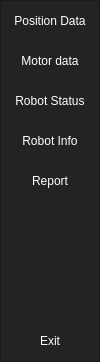
        <widget class="QFrame" name="frame_left_menu">
         <property name="minimumSize">
          <size>
           <width>100</width>
           <height>0</height>
          </size>
         </property>
         <property name="maximumSize">
          <size>
           <width>100</width>
           <height>16777215</height>
          </size>
         </property>
         <property name="styleSheet">
          <string notr="true">background-color: rgb(35, 35, 35);</string>
         </property>
         <property name="frameShape">
          <enum>QFrame::StyledPanel</enum>
         </property>
         <property name="frameShadow">
          <enum>QFrame::Raised</enum>
         </property>
         <layout class="QVBoxLayout" name="verticalLayout_2">
          <property name="leftMargin">
           <number>0</number>
          </property>
          <property name="topMargin">
           <number>0</number>
          </property>
          <property name="rightMargin">
           <number>0</number>
          </property>
          <property name="bottomMargin">
           <number>0</number>
          </property>
          <item>
           <widget class="QFrame" name="frame_top_menus">
            <property name="frameShape">
             <enum>QFrame::NoFrame</enum>
            </property>
            <property name="frameShadow">
             <enum>QFrame::Raised</enum>
            </property>
            <layout class="QVBoxLayout" name="verticalLayout_4">
             <property name="spacing">
              <number>0</number>
             </property>
             <property name="leftMargin">
              <number>0</number>
             </property>
             <property name="topMargin">
              <number>0</number>
             </property>
             <property name="rightMargin">
              <number>0</number>
             </property>
             <property name="bottomMargin">
              <number>0</number>
             </property>
             <item>
              <widget class="QPushButton" name="btn_pos_data">
               <property name="minimumSize">
                <size>
                 <width>0</width>
                 <height>40</height>
                </size>
               </property>
               <property name="styleSheet">
                <string notr="true">QPushButton {
	color: rgb(255, 255, 255);
	background-color: rgb(35, 35, 35);
	border: 0px solid;
}
QPushButton:hover {
	background-color: rgb(85, 170, 255);
}</string>
               </property>
               <property name="text">
                <string>Position Data</string>
               </property>
              </widget>
             </item>
             <item>
              <widget class="QPushButton" name="btn_mot_data">
               <property name="minimumSize">
                <size>
                 <width>0</width>
                 <height>40</height>
                </size>
               </property>
               <property name="styleSheet">
                <string notr="true">QPushButton {
	color: rgb(255, 255, 255);
	background-color: rgb(35, 35, 35);
	border: 0px solid;
}
QPushButton:hover {
	background-color: rgb(85, 170, 255);
}</string>
               </property>
               <property name="text">
                <string>Motor data</string>
               </property>
              </widget>
             </item>
             <item>
              <widget class="QPushButton" name="btn_status">
               <property name="minimumSize">
                <size>
                 <width>0</width>
                 <height>40</height>
                </size>
               </property>
               <property name="cursor">
                <cursorShape>ArrowCursor</cursorShape>
               </property>
               <property name="styleSheet">
                <string notr="true">QPushButton {
	color: rgb(255, 255, 255);
	background-color: rgb(35, 35, 35);
	border: 0px solid;
}
QPushButton:hover {
	background-color: rgb(85, 170, 255);
}</string>
               </property>
               <property name="text">
                <string>Robot Status</string>
               </property>
              </widget>
             </item>
             <item>
              <widget class="QPushButton" name="btn_rob_info">
               <property name="minimumSize">
                <size>
                 <width>0</width>
                 <height>40</height>
                </size>
               </property>
               <property name="styleSheet">
                <string notr="true">QPushButton {
	color: rgb(255, 255, 255);
	background-color: rgb(35, 35, 35);
	border: 0px solid;
}
QPushButton:hover {
	background-color: rgb(85, 170, 255);
}</string>
               </property>
               <property name="text">
                <string>Robot Info</string>
               </property>
              </widget>
             </item>
             <item>
              <widget class="QPushButton" name="btn_report">
               <property name="minimumSize">
                <size>
                 <width>0</width>
                 <height>40</height>
                </size>
               </property>
               <property name="styleSheet">
                <string notr="true">QPushButton {
	color: rgb(255, 255, 255);
	background-color: rgb(35, 35, 35);
	border: 0px solid;
}
QPushButton:hover {
	background-color: rgb(85, 170, 255);
}</string>
               </property>
               <property name="text">
                <string>Report</string>
               </property>
              </widget>
             </item>
             <item>
              <widget class="QPushButton" name="pushButton">
               <property name="minimumSize">
                <size>
                 <width>0</width>
                 <height>40</height>
                </size>
               </property>
               <property name="focusPolicy">
                <enum>Qt::NoFocus</enum>
               </property>
               <property name="contextMenuPolicy">
                <enum>Qt::NoContextMenu</enum>
               </property>
               <property name="styleSheet">
                <string notr="true">QPushButton {
	color: rgb(255, 255, 255);
	background-color: rgb(35, 35, 35);
	border: 0px solid;
}</string>
               </property>
               <property name="text">
                <string/>
               </property>
              </widget>
             </item>
             <item>
              <widget class="QPushButton" name="pushButton_7">
               <property name="minimumSize">
                <size>
                 <width>0</width>
                 <height>40</height>
                </size>
               </property>
               <property name="styleSheet">
                <string notr="true">QPushButton {
	color: rgb(255, 255, 255);
	background-color: rgb(35, 35, 35);
	border: 0px solid;
}</string>
               </property>
               <property name="text">
                <string/>
               </property>
              </widget>
             </item>
             <item>
              <widget class="QPushButton" name="btn_contact_us">
               <property name="minimumSize">
                <size>
                 <width>0</width>
                 <height>40</height>
                </size>
               </property>
               <property name="styleSheet">
                <string notr="true">QPushButton {
	color: rgb(255, 255, 255);
	background-color: rgb(35, 35, 35);
	border: 0px solid;
}</string>
               </property>
               <property name="text">
                <string/>
               </property>
              </widget>
             </item>
             <item>
              <widget class="QPushButton" name="btn_exit">
               <property name="minimumSize">
                <size>
                 <width>0</width>
                 <height>40</height>
                </size>
               </property>
               <property name="styleSheet">
                <string notr="true">QPushButton {
	color: rgb(255, 255, 255);
	background-color: rgb(35, 35, 35);
	border: 0px solid;
}
QPushButton:hover {
	background-color: rgb(85, 170, 255);
}</string>
               </property>
               <property name="text">
                <string>Exit</string>
               </property>
              </widget>
             </item>
            </layout>
           </widget>
          </item>
         </layout>
        </widget>
